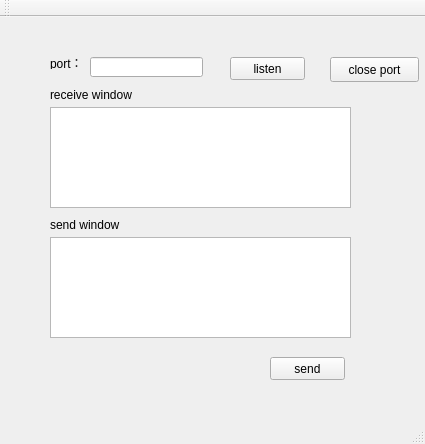
<?xml version="1.0" encoding="UTF-8"?>
<ui version="4.0">
 <class>MainWindow</class>
 <widget class="QMainWindow" name="MainWindow">
  <property name="geometry">
   <rect>
    <x>0</x>
    <y>0</y>
    <width>425</width>
    <height>444</height>
   </rect>
  </property>
  <property name="windowTitle">
   <string>MainWindow</string>
  </property>
  <widget class="QWidget" name="centralWidget">
   <widget class="QLabel" name="label">
    <property name="geometry">
     <rect>
      <x>50</x>
      <y>40</y>
      <width>54</width>
      <height>12</height>
     </rect>
    </property>
    <property name="text">
     <string>port：</string>
    </property>
   </widget>
   <widget class="QLineEdit" name="lineEdit_Port">
    <property name="geometry">
     <rect>
      <x>90</x>
      <y>40</y>
      <width>113</width>
      <height>20</height>
     </rect>
    </property>
   </widget>
   <widget class="QPushButton" name="pushButton_Listen">
    <property name="geometry">
     <rect>
      <x>230</x>
      <y>40</y>
      <width>75</width>
      <height>23</height>
     </rect>
    </property>
    <property name="text">
     <string>listen</string>
    </property>
   </widget>
   <widget class="QTextEdit" name="textEdit_Recv">
    <property name="geometry">
     <rect>
      <x>50</x>
      <y>90</y>
      <width>301</width>
      <height>101</height>
     </rect>
    </property>
   </widget>
   <widget class="QTextEdit" name="textEdit_Send">
    <property name="geometry">
     <rect>
      <x>50</x>
      <y>220</y>
      <width>301</width>
      <height>101</height>
     </rect>
    </property>
   </widget>
   <widget class="QPushButton" name="pushButton_Send">
    <property name="geometry">
     <rect>
      <x>270</x>
      <y>340</y>
      <width>75</width>
      <height>23</height>
     </rect>
    </property>
    <property name="text">
     <string>send</string>
    </property>
   </widget>
   <widget class="QLabel" name="label_2">
    <property name="geometry">
     <rect>
      <x>50</x>
      <y>70</y>
      <width>101</width>
      <height>16</height>
     </rect>
    </property>
    <property name="text">
     <string>receive window</string>
    </property>
   </widget>
   <widget class="QLabel" name="label_3">
    <property name="geometry">
     <rect>
      <x>50</x>
      <y>200</y>
      <width>101</width>
      <height>16</height>
     </rect>
    </property>
    <property name="text">
     <string>send window</string>
    </property>
   </widget>
   <widget class="QPushButton" name="pushButton">
    <property name="geometry">
     <rect>
      <x>330</x>
      <y>40</y>
      <width>89</width>
      <height>25</height>
     </rect>
    </property>
    <property name="text">
     <string>close port</string>
    </property>
   </widget>
  </widget>
  <widget class="QMenuBar" name="menuBar">
   <property name="geometry">
    <rect>
     <x>0</x>
     <y>0</y>
     <width>425</width>
     <height>22</height>
    </rect>
   </property>
  </widget>
  <widget class="QToolBar" name="mainToolBar">
   <attribute name="toolBarArea">
    <enum>TopToolBarArea</enum>
   </attribute>
   <attribute name="toolBarBreak">
    <bool>false</bool>
   </attribute>
  </widget>
  <widget class="QStatusBar" name="statusBar"/>
 </widget>
 <layoutdefault spacing="6" margin="11"/>
 <resources/>
 <connections/>
</ui>
